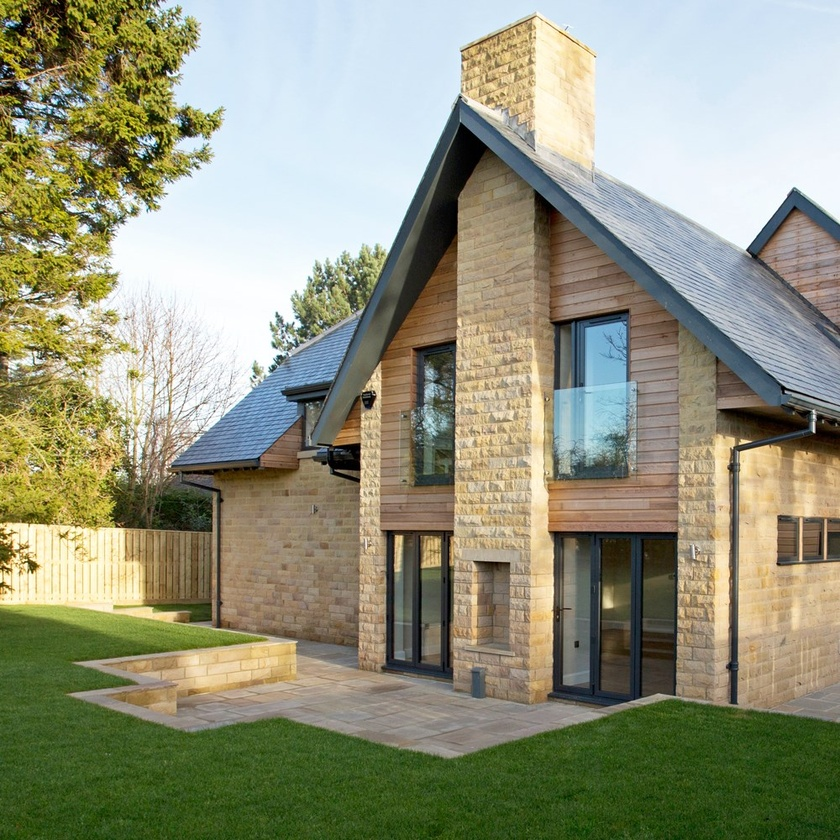
#> input picture pictures/home.jpg, 840 x 840 px, shrunk from 1000 x 1000 before the run, found by its file name
$ python '1. Using Matplotlib.py'
#> lines starting #> are read from the running program, lines starting #| are printed output that depends on the picture
import numpy as np
import cv2 as cv
from matplotlib import pyplot as plt

img = cv.imread('pictures/home.jpg', 0)
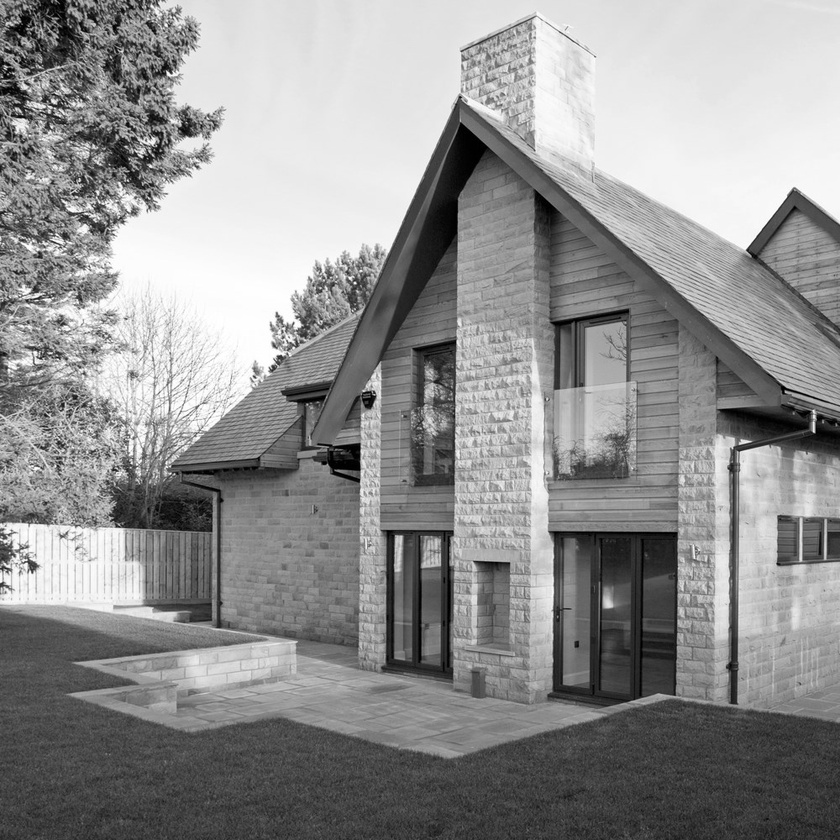
#> img: shape (840, 840); min 0, max 255, mean 144.5
plt.hist(img.ravel(), 256, [0, 256])  # histSize, Range son parametreler
plt.show()
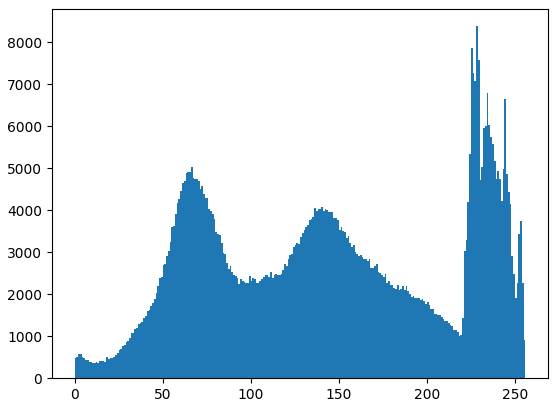
#> figure drawn by matplotlib, 1 panel; tallest bar 8381 high, from x = 228 to 229


# BGR olarak renkli
img = cv.imread('pictures/home.jpg')
#> img is the input picture: shape (840, 840, 3); mean B, G, R 124.2, 147.7, 146.1
color = ('b', 'g', 'r')
for i, col in enumerate(color):
    histr = cv.calcHist([img], [i], None, [256], [0, 256]) # 2.parametre [0] [1] [2] BGR için
    plt.plot(histr, color=col)  # sırasıyla b,g,r
    plt.xlim([0, 256])
plt.show()
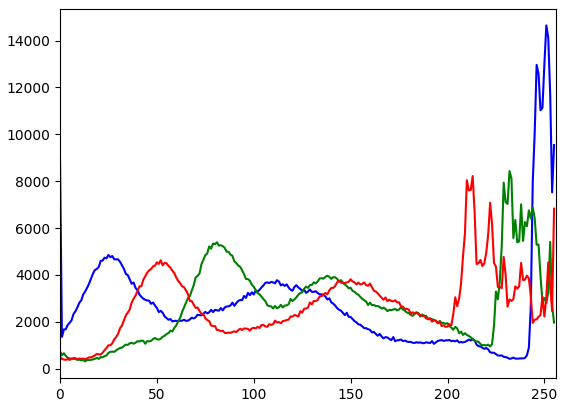
#> figure drawn by matplotlib, 1 panel; curve peaks at x = 251, y = 14651; curve peaks at x = 232, y = 8431; curve peaks at x = 213, y = 8220

$ run again, with pictures/23Nisan.jpg copied over pictures/home.jpg
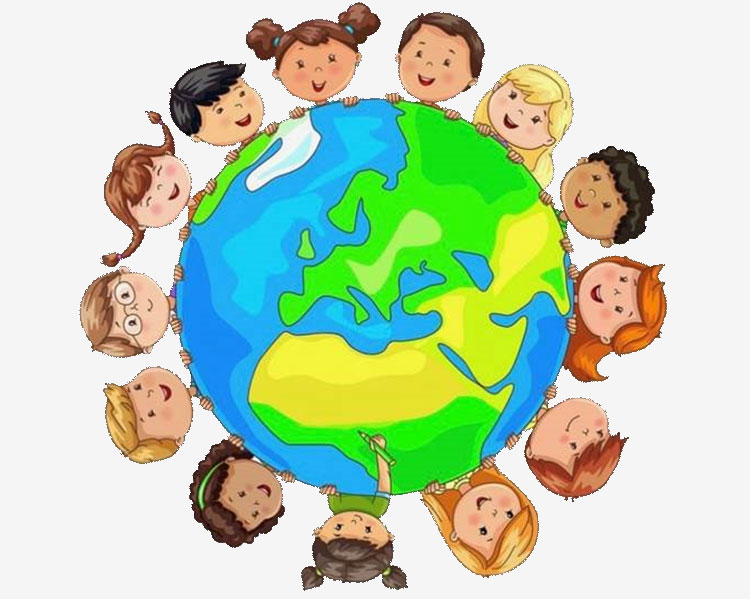
#> input picture pictures/23Nisan.jpg, 750 x 599 px, found by its file name
#> `img = cv.imread('pictures/home.jpg', 0)`:
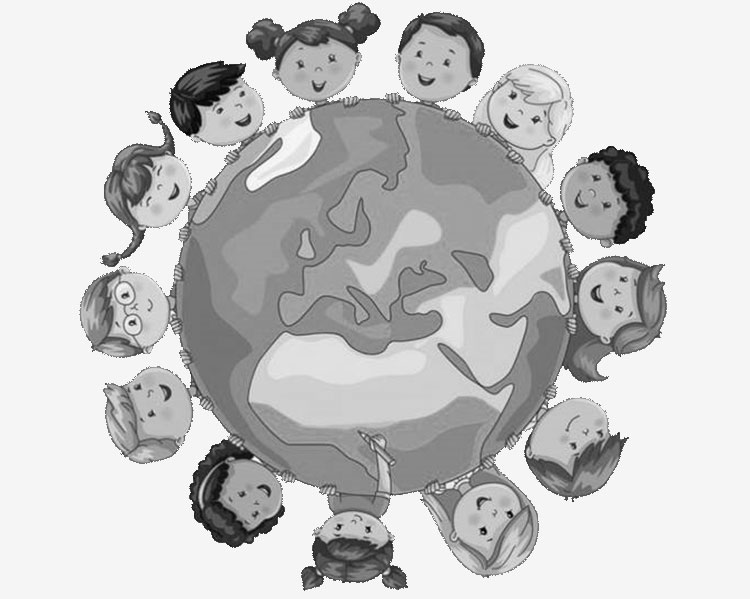
#> img: shape (599, 750); min 0, max 255, mean 199.1
#> img is the input picture: shape (599, 750, 3); mean B, G, R 177.6, 209.2, 187.5
#> `plt.show()`:
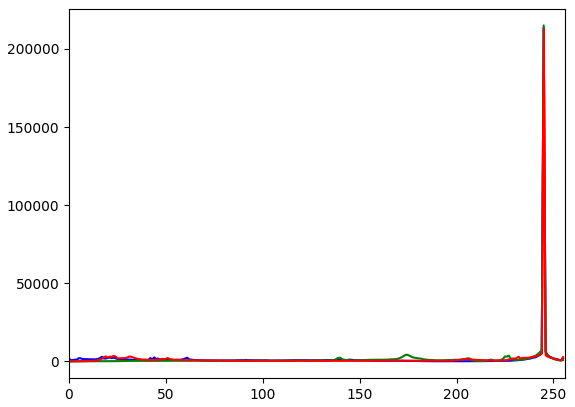
#> figure drawn by matplotlib, 1 panel; curve peaks at x = 245, y = 213584; curve peaks at x = 245, y = 215046; curve peaks at x = 245, y = 212785
